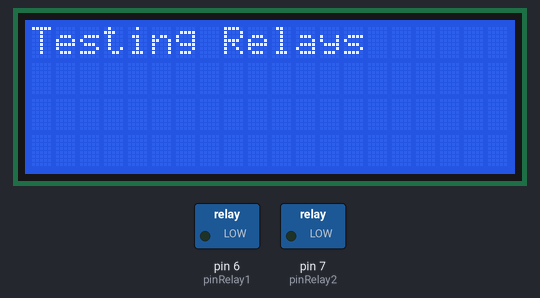
Simulated run of this sketch. Board: Arduino Leonardo, built with avr-gcc and run on an emulated ATmega32U4. Shown: 20×4 character LCD, switched loads named in the sketch (green lamp = pin HIGH). What the sketch prints to the serial monitor is not drawn.

Above: at 0.1 s.
At 2.1 s:
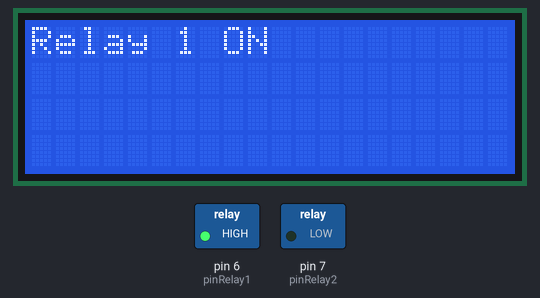
At 4.2 s:
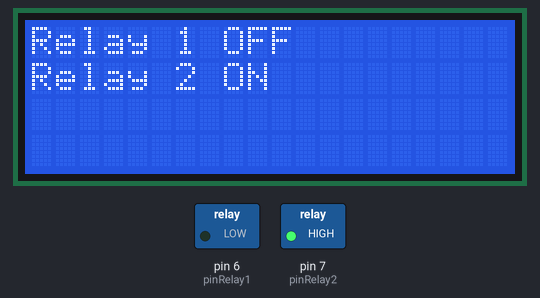
At 6.2 s:
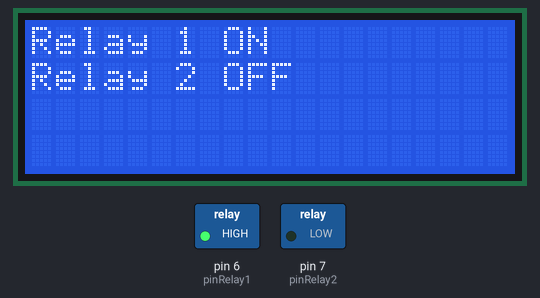
Timing chart, 0 to 40.0 s (numbered marks = the images above):
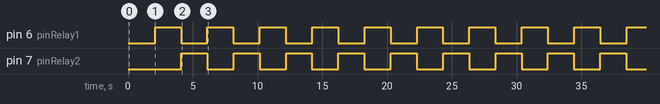

The sketch:

CUDA-RELAY-TEST-1.ino
```cpp
/* Quick Relay test  */


/*  This routine will toggle Relay 1 ON for 2 seconds then turn OFF followed by
 *   turning Relay 2 ON for 2 seconds then OFF
 *   It will repeat until stopped.
 *   The LCD display and the Serial Monitor will reflect the state of each relay
 *   modify the definition DelayTime below to change the toggle time.
*/

#include <Wire.h>
#include <LiquidCrystal_I2C.h>
#define pinRelay1 6
#define pinRelay2 7
#define DelayTime 2000


LiquidCrystal_I2C lcd(0x27, 20, 4); // Set the LCD I2C address. Use 20 Space 4-line LCD.
//LiquidCrystal_I2C lcd(0x27, 16, 2); // Set the LCD I2C address. Use 16 Space 2-line LCD.

void setup() {
  lcd.init();
  lcd.backlight();                // Turn on the backlight. (lcd.noBacklight() turns off the backlight.)
  lcd.write(12);
  Serial.begin(9600);             // Starts serial communication at 9600 speed
  lcd.setCursor(0,0);
  Serial.println("Testing Relays");
  lcd.print("Testing Relays");
  delay(DelayTime);
  lcd.clear();
  pinMode(pinRelay1,OUTPUT);
  pinMode(pinRelay2,OUTPUT);
  digitalWrite(pinRelay1,LOW);
  digitalWrite(pinRelay2,LOW);
}

void loop() {
  // Turn on Relay 1
  lcd.setCursor(0,0);
  lcd.print("Relay 1 ON ");
  Serial.println("Relay 1 ON ");
  digitalWrite(pinRelay1,HIGH);
  // delay 1 second
  delay(DelayTime);
  //turn off Relay 1
  digitalWrite(pinRelay1,LOW);
  // send the info messages
  lcd.setCursor(0,0);
  lcd.print("Relay 1 OFF");
  lcd.setCursor(0,1);
  lcd.print("Relay 2 ON ");
  Serial.println("Relay 1 OFF ");
  Serial.println("Relay 2 ON ");
  // Turn Relay 2 ON
  digitalWrite(pinRelay2,HIGH);
  // Delay 1 second
  delay(DelayTime);
  // turn relay 2 off
  digitalWrite(pinRelay2,LOW);
  lcd.setCursor(0,1);
  lcd.print("Relay 2 OFF");
  Serial.println("Relay 2 OFF");
}
```

Measured:
- by itself, pin 6 (pinRelay1), pin 7 (pinRelay2): alternates HIGH for 2.0 s and LOW for 2.0 s
- by itself, everything shown: repeats every 4.0 s, in 3 steps
- what the display in image 1 shows lasts 2.0 s, from 2.1 s to 4.1 s
